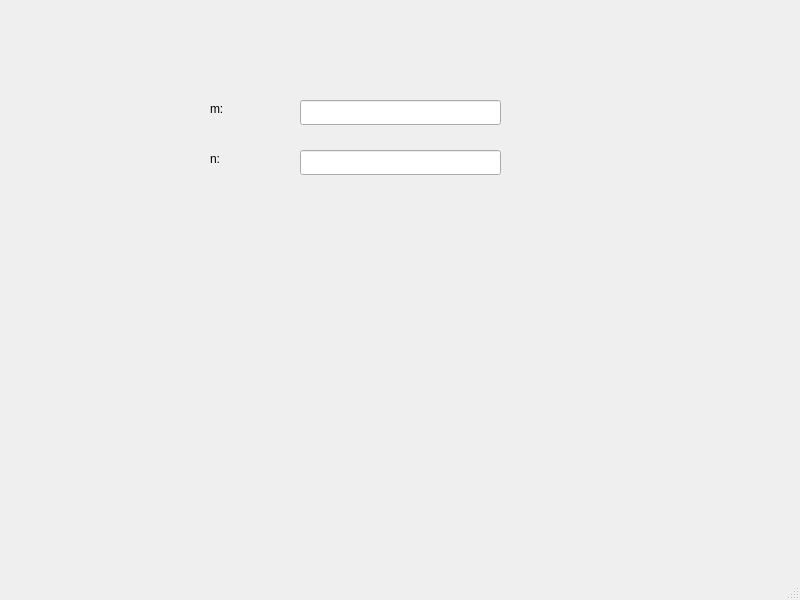
<?xml version="1.0" encoding="UTF-8"?>
<ui version="4.0">
 <class>MainWindow</class>
 <widget class="QMainWindow" name="MainWindow">
  <property name="geometry">
   <rect>
    <x>0</x>
    <y>0</y>
    <width>800</width>
    <height>600</height>
   </rect>
  </property>
  <property name="windowTitle">
   <string>MainWindow</string>
  </property>
  <widget class="QWidget" name="centralwidget">
   <widget class="QLineEdit" name="lineEdit">
    <property name="geometry">
     <rect>
      <x>300</x>
      <y>100</y>
      <width>201</width>
      <height>25</height>
     </rect>
    </property>
   </widget>
   <widget class="QLabel" name="label">
    <property name="geometry">
     <rect>
      <x>290</x>
      <y>210</y>
      <width>66</width>
      <height>17</height>
     </rect>
    </property>
    <property name="text">
     <string/>
    </property>
   </widget>
   <widget class="QLineEdit" name="lineEdit_2">
    <property name="geometry">
     <rect>
      <x>300</x>
      <y>150</y>
      <width>201</width>
      <height>25</height>
     </rect>
    </property>
   </widget>
   <widget class="QLabel" name="label_2">
    <property name="geometry">
     <rect>
      <x>210</x>
      <y>100</y>
      <width>66</width>
      <height>17</height>
     </rect>
    </property>
    <property name="text">
     <string>m:</string>
    </property>
   </widget>
   <widget class="QLabel" name="label_3">
    <property name="geometry">
     <rect>
      <x>210</x>
      <y>150</y>
      <width>66</width>
      <height>17</height>
     </rect>
    </property>
    <property name="text">
     <string>n:</string>
    </property>
   </widget>
  </widget>
  <widget class="QMenuBar" name="menubar">
   <property name="geometry">
    <rect>
     <x>0</x>
     <y>0</y>
     <width>800</width>
     <height>22</height>
    </rect>
   </property>
  </widget>
  <widget class="QStatusBar" name="statusbar"/>
 </widget>
 <resources/>
 <connections/>
</ui>
